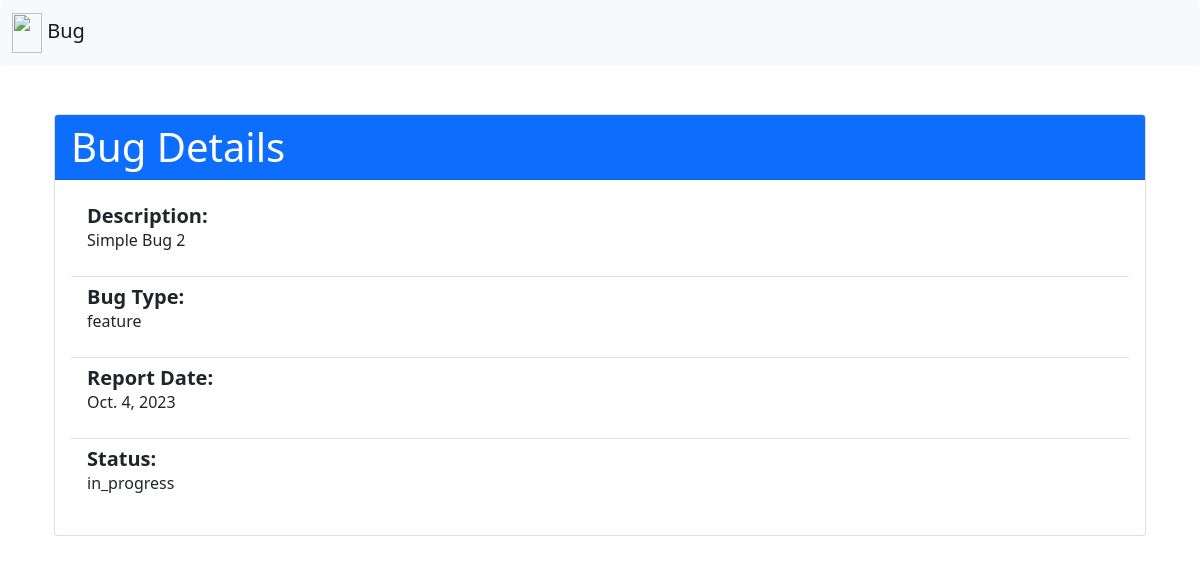
The app's page /bug/bug/2/ with its own data.
### bug/models.py (models this page shows, shortened)
class Bug(models.Model):
    BUG_TYPES = [
        ('error', 'Error'),
        ('feature', 'New Feature'),
        ('enhancement', 'Enhancement'),
        ('other', 'Other'),
    ]
    STATUS_CHOICES = [
        ('todo', 'To Do'),
        ('in_progress', 'In Progress'),
        ('done', 'Done'),
    ]
    description = models.TextField()
    bug_type = models.CharField(max_length=35, choices=BUG_TYPES, default='error')
    report_date = models.DateField(default=datetime.now)
    status = models.CharField(max_length=35, choices=STATUS_CHOICES, default='todo')

### bug/views.py (the view)
# urls.py: path('bug/<int:bug_id>/', views.view_bug, name='view_bug'),
def view_bug(request, bug_id):
    bug = get_object_or_404(Bug, pk=bug_id)
    return render(request, 'bug/view_bug.html', {'bug': bug})

### bug/templates/bug/view_bug.html
{% extends "bug/base.html" %}
{% block content %}
<div class="container mt-5">
    <div class="card">
        <div class="card-header bg-primary text-white">
            <h1 class="mb-0">Bug Details</h1>
        </div>
        <div class="card-body">
            <ul class="list-group list-group-flush">
                <li class="list-group-item">
                    <h5 class="mb-0"><strong>Description:</strong></h5>
                    <p>{{ bug.description }}</p>
                </li>
                <li class="list-group-item">
                    <h5 class="mb-0"><strong>Bug Type:</strong></h5>
                    <p>{{ bug.bug_type }}</p>
                </li>
                <li class="list-group-item">
                    <h5 class="mb-0"><strong>Report Date:</strong></h5>
                    <p>{{ bug.report_date }}</p>
                </li>
                <li class="list-group-item">
                    <h5 class="mb-0"><strong>Status:</strong></h5>
                    <p>{{ bug.status }}</p>
                </li>
            </ul>
        </div>
    </div>
</div>
{% endblock content %}

### records on screen
Bug: description "Simple Bug 2", bug_type "feature", report_date "Oct. 4, 2023", status "in_progress"
